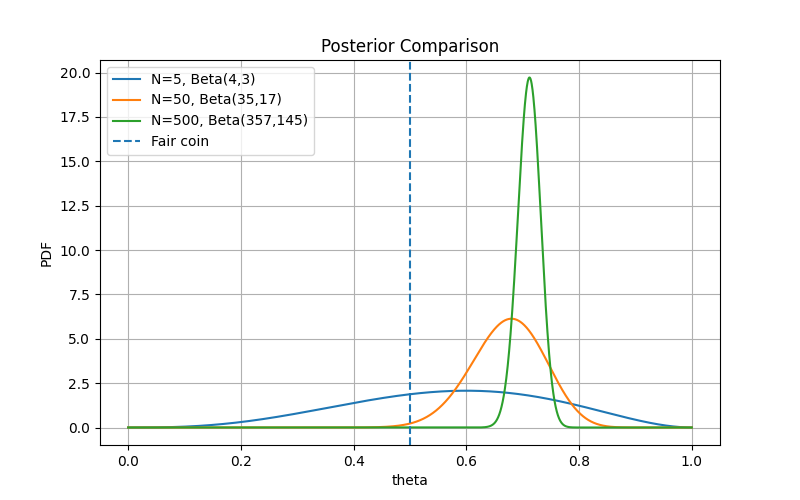

The Python source for this figure:
import numpy as np
import matplotlib.pyplot as plt
from scipy.stats import beta

data = np.loadtxt('data.txt', dtype=int)
theta = np.linspace(0, 1, 2000)

plt.figure(figsize=(8,5))

for N in [5, 50, 500]:
    subset = data[:N]
    h = int(np.sum(subset))
    t = N - h
    a = 1 + h
    b = 1 + t

    plt.plot(theta, beta.pdf(theta, a, b),
             label=f'N={N}, Beta({a},{b})')

plt.axvline(0.5, linestyle='--', label='Fair coin')
plt.title('Posterior Comparison')
plt.xlabel('theta')
plt.ylabel('PDF')
plt.legend()
plt.grid(True)
plt.show()
